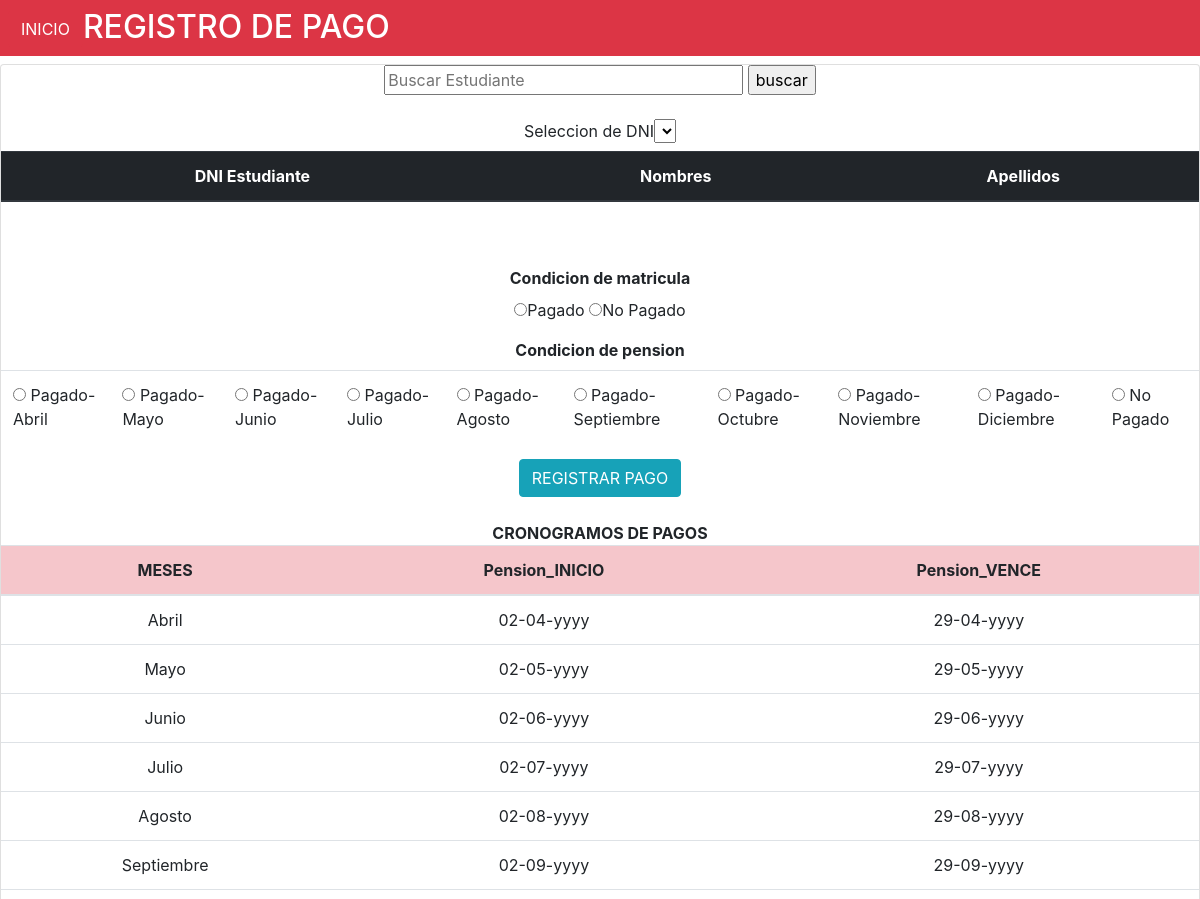
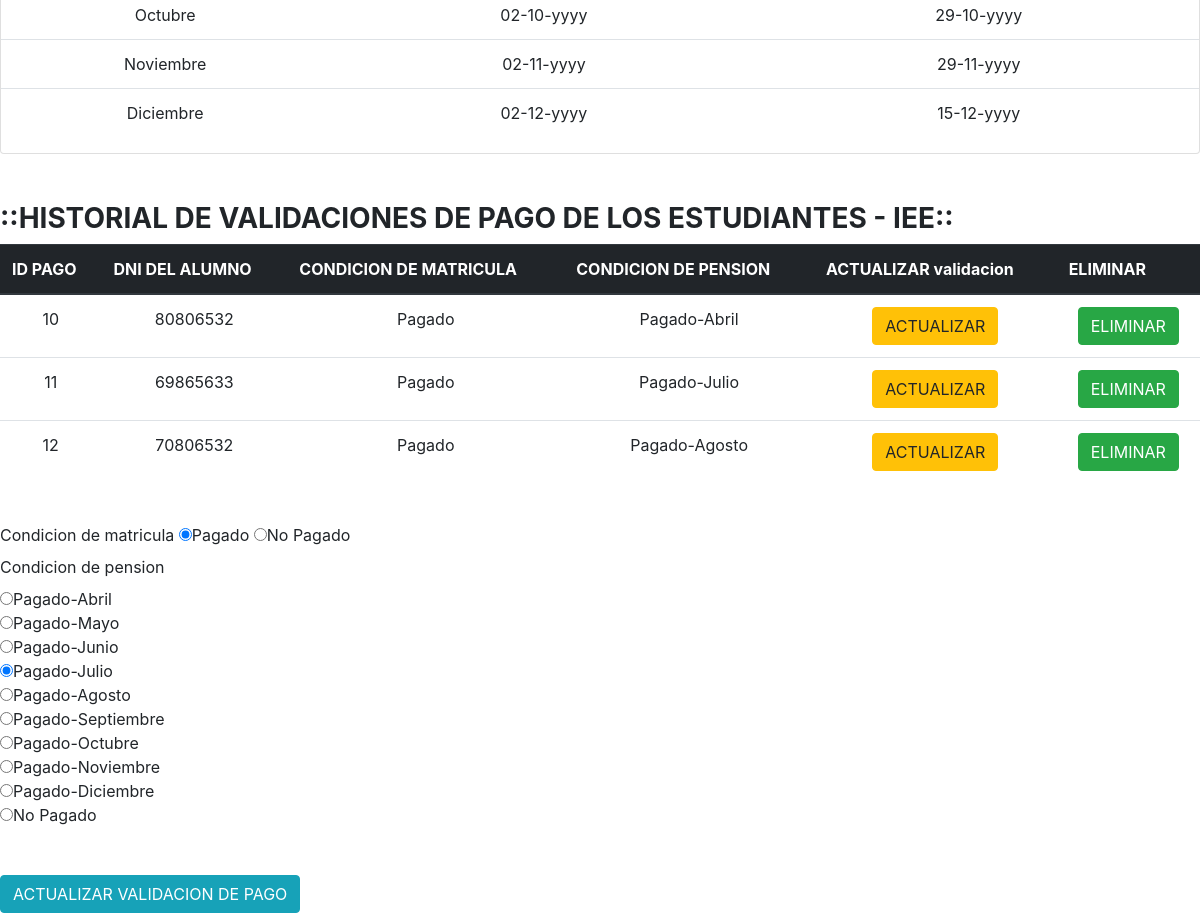
/controllers/pago.php/index.php?editarpago=11, run on the app's committed database (2 pictures, top to bottom).
### tables this page shows
CREATE TABLE `pago` (
  `Idpago` int(11) NOT NULL,
  `DNIestudiante` int(8) NOT NULL,
  `condicion_matricula` varchar(20) NOT NULL,
  `condicion_pension` varchar(20) NOT NULL
);

### controllers/pago.php (called while the page is built)
<?php
require_once("../views/pago.php");
require_once("../models/pago.php");
?>

### views/pago.php (the view, shortened to what this page needs)
<?php
require_once("../db/conexion.php");
?>
<!DOCTYPE html>
<html>
<head>
<link rel="stylesheet" href="https://maxcdn.bootstrapcdn.com/bootstrap/4.0.0/css/bootstrap.min.css">
</head>
<body>
	<h2  class="p-2 mb-2 bg-danger text-white"><input type="submit" align="rigth" value="INICIO" class="btn btn-danger" onclick = "location='/ProyectoFinal/views/principal.php/'"/>REGISTRO DE PAGO</h2>
<div align="center" class="card card-container">
<form method="POST" action="index.php">
	<input size='30' type="text" name="txtfiltro" minlength="8" maxlength="8" placeholder="Buscar Estudiante" />
<input type="submit" value="buscar" name="btnfiltrar">
<br></br>
<label>Seleccion de DNI<select name="select_01">
</select></label>
<table class="table table-hover">
	<thead class="thead-dark" align="center">
<tr>
<th>DNI Estudiante</th>
<th>Nombres</th>
<th>Apellidos</th>
</tr>
</thead>
</table>
<br></br>
<label><b>Condicion de matricula</b></label><br>
 <table class="table table">
 <input type="radio"  name="matricula_v" value="Pagado"> Pagado
<input type="radio"  name="matricula_v" value="No Pagado"> No Pagado<br>
</table>
<table class="table table">
	<label><b>Condicion de pension</b></label><br>
<tr><td><input type="radio"  name="pension_v" value="Pagado-Abril"> Pagado-Abril</td>
<td><input type="radio"  name="pension_v" value="Pagado-Mayo"> Pagado-Mayo</td>
<td><input type="radio"  name="pension_v" value="Pagado-Junio"> Pagado-Junio</td>
<td><input type="radio"  name="pension_v" value="Pagado-Julio"> Pagado-Julio</td>
<td><input type="radio"  name="pension_v" value="Pagado-Agosto"> Pagado-Agosto</td>
<td><input type="radio"  name="pension_v" value="Pagado-Septiembre"> Pagado-Septiembre</td>
<td><input type="radio"  name="pension_v" value="Pagado-Octubre"> Pagado-Octubre</td>
<td><input type="radio"  name="pension_v" value="Pagado-Noviembre"> Pagado-Noviembre</td>
<td><input type="radio"  name="pension_v" value="Pagado-Diciembre"> Pagado-Diciembre</td>
<td><input type="radio"  name="pension_v" value="No Pagado"> No Pagado</td></tr>
</table>
<input type="submit"  class="btn btn-info" name="insertapago" value="REGISTRAR PAGO" ><br></br>
<h7><b>CRONOGRAMOS DE PAGOS</b></h7>
<table class="table table-hover">
  <thead class="thead-danger">
<tr align="center" class="table-danger">
<th>MESES</th>
<th>Pension_INICIO</th>
<th>Pension_VENCE</th>
</tr>
</thead>
<tr align="center">
<td>Abril</td>
<td>02-04-yyyy</td>
<td>29-04-yyyy</td>
</tr>
<tr align="center">
<td>Mayo</td>
<td>02-05-yyyy</td>
<td>29-05-yyyy</td>
</tr>
<tr align="center">
<td>Junio</td>
<td>02-06-yyyy</td>
<td>29-06-yyyy</td>
</tr>
<tr align="center">
<td>Julio</td>
<td>02-07-yyyy</td>
<td>29-07-yyyy</td>
</tr>
<tr align="center">
<td>Agosto</td>
<td>02-08-yyyy</td>
<td>29-08-yyyy</td>
</tr>
<tr align="center">
<td>Septiembre</td>
<td>02-09-yyyy</td>
<td>29-09-yyyy</td>
</tr>
<tr align="center">
<td>Octubre</td>
<td>02-10-yyyy</td>
<td>29-10-yyyy</td>
</tr>
<tr align="center">
<td>Noviembre</td>
<td>02-11-yyyy</td>
<td>29-11-yyyy</td>
</tr>
<tr align="center">
<td>Diciembre</td>
<td>02-12-yyyy</td>
<td>15-12-yyyy</td>
</tr>
</table>
</div>
<br></br>
<h3><b>::HISTORIAL DE VALIDACIONES DE PAGO DE LOS ESTUDIANTES - IEE:: </b>
</h3>
<table class="table table-hover">
	<thead class="thead-dark">
<tr>
<th>ID PAGO</th>
<th>DNI DEL ALUMNO</th>
<th>CONDICION DE MATRICULA</th>
<th>CONDICION DE PENSION</th>
<th>ACTUALIZAR validacion</th>
<th>ELIMINAR</th>
</tr>
</thead>
<?php
$mostrar="SELECT * FROM pago";
$ejecutar=mysqli_query($conexion,$mostrar);
while ($fila=mysqli_fetch_array($ejecutar)){
	$ip=$fila['Idpago'];
	$select_01=$fila['DNIestudiante'];
	$M=$fila['condicion_matricula'];
	$P=$fila['condicion_pension'];
?>
<tr align="center">
<td><?php echo $ip; ?></td>
<td><?php echo $select_01; ?></td>
<td><?php echo $M; ?></td>
<td><?php echo $P; ?></td>
<td><a href="index.php?editarpago=<?php echo $ip;?>"class="btn btn-warning">ACTUALIZAR</a></td>
<td><a href="index.php?eliminarpago=<?php echo $ip;?>"class="btn btn-success">ELIMINAR</a></td>
</tr>
	<?php } ?>
  </table>
</body>
</html>

### models/editar_pago.php (shortened to what this page needs)
<?php
if(isset($_GET['editarpago'])){
	$editarip = $_GET['editarpago'];
	$consulta = "SELECT * FROM pago WHERE Idpago='$editarip'";
	$ejecutar = mysqli_query($conexion,$consulta);
	$fila = mysqli_fetch_array($ejecutar);
	$M=$fila['condicion_matricula'];
	$P=$fila['condicion_pension'];
	}
?>
<form method="POST" action="">
<label>Condicion de matricula</label>
 <input type="radio"  name="matricula_v" value="Pagado"
<?php
if($M=="Pagado"){
echo "checked";
}
?>
>Pagado
<input type="radio"  name="matricula_v" value="No Pagado"
<?php
if($M=="No Pagado"){
echo "checked";
}
?>
>No Pagado<br>
<label>Condicion de pension</label><br>
<input type="radio"  name="pension_v" value="Pagado-Abril"
<?php
if($P=="Pagado-Abril"){
echo "checked";
}
?>
>Pagado-Abril<br>
<input type="radio"  name="pension_v" value="Pagado-Mayo"
<?php
if($P=="Pagado-Mayo"){
echo "checked";
}
?>
>Pagado-Mayo<br>
<input type="radio"  name="pension_v" value="Pagado-Junio"
<?php
if($P=="Pagado-Junio"){
echo "checked";
}
?>
>Pagado-Junio<br>
<input type="radio"  name="pension_v" value="Pagado-Julio"
<?php
if($P=="Pagado-Julio"){
echo "checked";
}
?>
>Pagado-Julio<br>
<input type="radio"  name="pension_v" value="Pagado-Agosto"
<?php
if($P=="Pagado-Agosto"){
echo "checked";
}
?>
>Pagado-Agosto<br>
<input type="radio"  name="pension_v" value="Pagado-Septiembre"
<?php
if($P=="Pagado-Septiembre"){
echo "checked";
}
?>
>Pagado-Septiembre<br>
<input type="radio"  name="pension_v" value="Pagado-Octubre"
<?php
if($P=="Pagado-Octubre"){
echo "checked";
}
?>
>Pagado-Octubre<br>
<input type="radio"  name="pension_v" value="Pagado-Noviembre"
<?php
if($P=="Pagado-Noviembre"){
echo "checked";
}
?>
>Pagado-Noviembre<br>
<input type="radio"  name="pension_v" value="Pagado-Diciembre"
<?php
if($P=="Pagado-Diciembre"){
echo "checked";
}
?>
>Pagado-Diciembre<br>
<input type="radio"  name="pension_v" value="No Pagado"
<?php
if($P=="No Pagado"){
echo "checked";
}
?>
>No Pagado<br>
<br></br>
<input type="submit" class="btn btn-info" name="actualizar" value="ACTUALIZAR VALIDACION DE PAGO">
</form>

### data on the page
pago: Idpago "10", DNIestudiante "80806532", condicion_matricula "Pagado", condicion_pension "Pagado-Abril"
pago: Idpago "11", DNIestudiante "69865633", condicion_matricula "Pagado", condicion_pension "Pagado-Julio", condicion_matricula "☑", condicion_pension "☑"
pago: Idpago "12", DNIestudiante "70806532", condicion_matricula "Pagado", condicion_pension "Pagado-Agosto"
